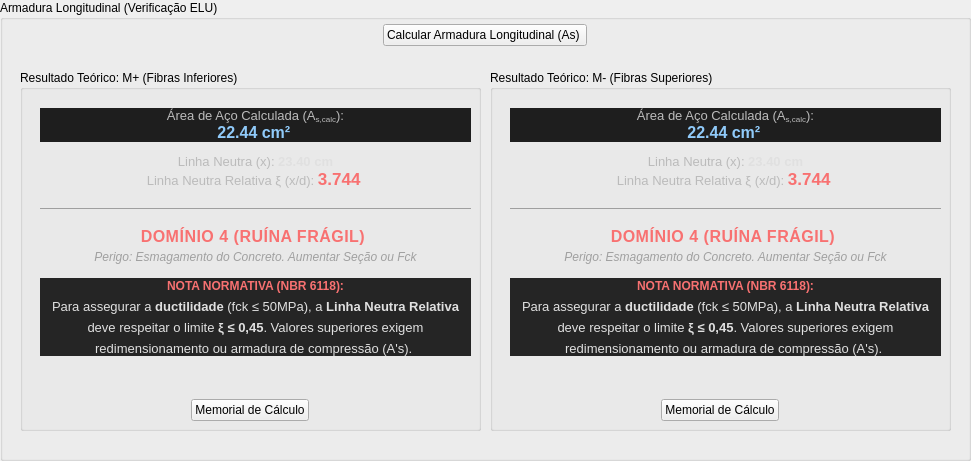
      <widget class="QGroupBox" name="groupBox_resultados_armadura">
       <property name="geometry">
        <rect>
         <x>10</x>
         <y>1500</y>
         <width>971</width>
         <height>461</height>
        </rect>
       </property>
       <property name="title">
        <string>Armadura Longitudinal (Verificação ELU)</string>
       </property>
       <widget class="QGroupBox" name="groupBox_8">
        <property name="geometry">
         <rect>
          <x>20</x>
          <y>70</y>
          <width>461</width>
          <height>361</height>
         </rect>
        </property>
        <property name="title">
         <string>Resultado Teórico: M+ (Fibras Inferiores)  </string>
        </property>
        <widget class="QLabel" name="label_resultado_inferior">
         <property name="geometry">
          <rect>
           <x>20</x>
           <y>20</y>
           <width>431</width>
           <height>291</height>
          </rect>
         </property>
         <property name="text">
          <string>&lt;div style=&quot;font-family: 'Segoe UI', Arial, sans-serif; color: #e0e0e0; padding: 15px; border-radius: 8px; background-color: #1e1e1e; text-align: center; border: none; box-shadow: 0 2px 4px rgba(0,0,0,0.3);&quot;&gt;
        
        &lt;div style=&quot;margin-bottom: 12px;&quot;&gt;
            &lt;span style=&quot;font-size: 10pt; color: #bbbbbb;&quot;&gt;Área de Aço Calculada (A&lt;sub&gt;s,calc&lt;/sub&gt;):&lt;/span&gt;&lt;br&gt;
            &lt;b style=&quot;font-size: 12pt; color: #90caf9;&quot;&gt;22.44 cm²&lt;/b&gt;
        &lt;/div&gt;

        &lt;div style=&quot;margin-bottom: 12px;&quot;&gt;
            &lt;span style=&quot;font-size: 10pt; color: #bbbbbb;&quot;&gt;Linha Neutra (x): &lt;b style=&quot;color: #e0e0e0;&quot;&gt;23.40 cm&lt;/b&gt;&lt;/span&gt; 
            &lt;br&gt;
            &lt;span style=&quot;font-size: 10pt; margin-top: 5px; display: block; color: #bbbbbb;&quot;&gt;
                Linha Neutra Relativa &amp;xi; (x/d): &lt;b style=&quot;font-size: 13pt; color: #f87171;&quot;&gt;3.744&lt;/b&gt;
            &lt;/span&gt;
        &lt;/div&gt;

        &lt;hr style=&quot;border: 0; border-top: 1px solid #333; margin: 12px 0;&quot;&gt;

        &lt;div style=&quot;font-size: 12pt; font-weight: bold; color: #f87171; text-transform: uppercase; letter-spacing: 0.5px;&quot;&gt;
            DOMÍNIO 4 (RUÍNA FRÁGIL)
        &lt;/div&gt;
        
        &lt;div style=&quot;font-size: 9pt; color: #a0a0a0; margin-top: 4px; font-style: italic;&quot;&gt;
            Perigo: Esmagamento do Concreto. Aumentar Seção ou Fck
        &lt;/div&gt;

        &lt;br&gt;
        
        &lt;div style=&quot;font-size: 10pt; color: #e0e0e0; background-color: #252525; padding: 12px; border-radius: 4px; border-left: 5px solid #f87171; text-align: center; line-height: 1.4;&quot;&gt;
            &lt;b style=&quot;color: #f87171; font-size: 9pt;&quot;&gt;NOTA NORMATIVA (NBR 6118):&lt;/b&gt;&lt;br&gt;
            Para assegurar a &lt;b&gt;ductilidade&lt;/b&gt; (fck &amp;le; 50MPa), a &lt;b&gt;Linha Neutra Relativa&lt;/b&gt;
            deve respeitar o limite &lt;b&gt;&amp;xi; &amp;le; 0,45&lt;/b&gt;. Valores superiores exigem
            redimensionamento ou armadura de compressão (A's).
        &lt;/div&gt;
    &lt;/div&gt;</string>
         </property>
         <property name="wordWrap">
          <bool>true</bool>
         </property>
        </widget>
        <widget class="QWidget" name="verticalLayoutWidget_2">
         <property name="geometry">
          <rect>
           <x>0</x>
           <y>320</y>
           <width>461</width>
           <height>41</height>
          </rect>
         </property>
         <layout class="QVBoxLayout" name="verticalLayout_3">
          <item alignment="Qt::AlignmentFlag::AlignHCenter">
           <widget class="QPushButton" name="memorial_armadura_positiva">
            <property name="sizePolicy">
             <sizepolicy hsizetype="Fixed" vsizetype="Fixed">
              <horstretch>0</horstretch>
              <verstretch>0</verstretch>
             </sizepolicy>
            </property>
            <property name="text">
             <string>Memorial de Cálculo</string>
            </property>
            <property name="autoDefault">
             <bool>false</bool>
            </property>
           </widget>
          </item>
         </layout>
        </widget>
       </widget>
       <widget class="QGroupBox" name="groupBox_9">
        <property name="geometry">
         <rect>
          <x>490</x>
          <y>70</y>
          <width>461</width>
          <height>361</height>
         </rect>
        </property>
        <property name="title">
         <string>Resultado Teórico: M- (Fibras Superiores)  </string>
        </property>
        <widget class="QLabel" name="label_resultado_superior">
         <property name="geometry">
          <rect>
           <x>20</x>
           <y>20</y>
           <width>431</width>
           <height>291</height>
          </rect>
         </property>
         <property name="text">
          <string>&lt;div style=&quot;font-family: 'Segoe UI', Arial, sans-serif; color: #e0e0e0; padding: 15px; border-radius: 8px; background-color: #1e1e1e; text-align: center; border: none; box-shadow: 0 2px 4px rgba(0,0,0,0.3);&quot;&gt;
        
        &lt;div style=&quot;margin-bottom: 12px;&quot;&gt;
            &lt;span style=&quot;font-size: 10pt; color: #bbbbbb;&quot;&gt;Área de Aço Calculada (A&lt;sub&gt;s,calc&lt;/sub&gt;):&lt;/span&gt;&lt;br&gt;
            &lt;b style=&quot;font-size: 12pt; color: #90caf9;&quot;&gt;22.44 cm²&lt;/b&gt;
        &lt;/div&gt;

        &lt;div style=&quot;margin-bottom: 12px;&quot;&gt;
            &lt;span style=&quot;font-size: 10pt; color: #bbbbbb;&quot;&gt;Linha Neutra (x): &lt;b style=&quot;color: #e0e0e0;&quot;&gt;23.40 cm&lt;/b&gt;&lt;/span&gt; 
            &lt;br&gt;
            &lt;span style=&quot;font-size: 10pt; margin-top: 5px; display: block; color: #bbbbbb;&quot;&gt;
                Linha Neutra Relativa &amp;xi; (x/d): &lt;b style=&quot;font-size: 13pt; color: #f87171;&quot;&gt;3.744&lt;/b&gt;
            &lt;/span&gt;
        &lt;/div&gt;

        &lt;hr style=&quot;border: 0; border-top: 1px solid #333; margin: 12px 0;&quot;&gt;

        &lt;div style=&quot;font-size: 12pt; font-weight: bold; color: #f87171; text-transform: uppercase; letter-spacing: 0.5px;&quot;&gt;
            DOMÍNIO 4 (RUÍNA FRÁGIL)
        &lt;/div&gt;
        
        &lt;div style=&quot;font-size: 9pt; color: #a0a0a0; margin-top: 4px; font-style: italic;&quot;&gt;
            Perigo: Esmagamento do Concreto. Aumentar Seção ou Fck
        &lt;/div&gt;

        &lt;br&gt;
        
        &lt;div style=&quot;font-size: 10pt; color: #e0e0e0; background-color: #252525; padding: 12px; border-radius: 4px; border-left: 5px solid #f87171; text-align: center; line-height: 1.4;&quot;&gt;
            &lt;b style=&quot;color: #f87171; font-size: 9pt;&quot;&gt;NOTA NORMATIVA (NBR 6118):&lt;/b&gt;&lt;br&gt;
            Para assegurar a &lt;b&gt;ductilidade&lt;/b&gt; (fck &amp;le; 50MPa), a &lt;b&gt;Linha Neutra Relativa&lt;/b&gt;
            deve respeitar o limite &lt;b&gt;&amp;xi; &amp;le; 0,45&lt;/b&gt;. Valores superiores exigem
            redimensionamento ou armadura de compressão (A's).
        &lt;/div&gt;
    &lt;/div&gt;</string>
         </property>
         <property name="wordWrap">
          <bool>true</bool>
         </property>
        </widget>
        <widget class="QWidget" name="verticalLayoutWidget_10">
         <property name="geometry">
          <rect>
           <x>0</x>
           <y>320</y>
           <width>461</width>
           <height>41</height>
          </rect>
         </property>
         <layout class="QVBoxLayout" name="verticalLayout_11">
          <item alignment="Qt::AlignmentFlag::AlignHCenter">
           <widget class="QPushButton" name="memorial_armadura_negativa">
            <property name="sizePolicy">
             <sizepolicy hsizetype="Fixed" vsizetype="Fixed">
              <horstretch>0</horstretch>
              <verstretch>0</verstretch>
             </sizepolicy>
            </property>
            <property name="text">
             <string>Memorial de Cálculo</string>
            </property>
            <property name="autoDefault">
             <bool>false</bool>
            </property>
           </widget>
          </item>
         </layout>
        </widget>
       </widget>
       <widget class="QWidget" name="verticalLayoutWidget">
        <property name="geometry">
         <rect>
          <x>0</x>
          <y>10</y>
          <width>971</width>
          <height>51</height>
         </rect>
        </property>
        <layout class="QVBoxLayout" name="verticalLayout_2">
         <item alignment="Qt::AlignmentFlag::AlignHCenter|Qt::AlignmentFlag::AlignVCenter">
          <widget class="QPushButton" name="calcular_armadura">
           <property name="sizePolicy">
            <sizepolicy hsizetype="Fixed" vsizetype="Fixed">
             <horstretch>0</horstretch>
             <verstretch>0</verstretch>
            </sizepolicy>
           </property>
           <property name="text">
            <string>Calcular Armadura Longitudinal (As) </string>
           </property>
           <property name="autoDefault">
            <bool>false</bool>
           </property>
          </widget>
         </item>
        </layout>
       </widget>
      </widget>
